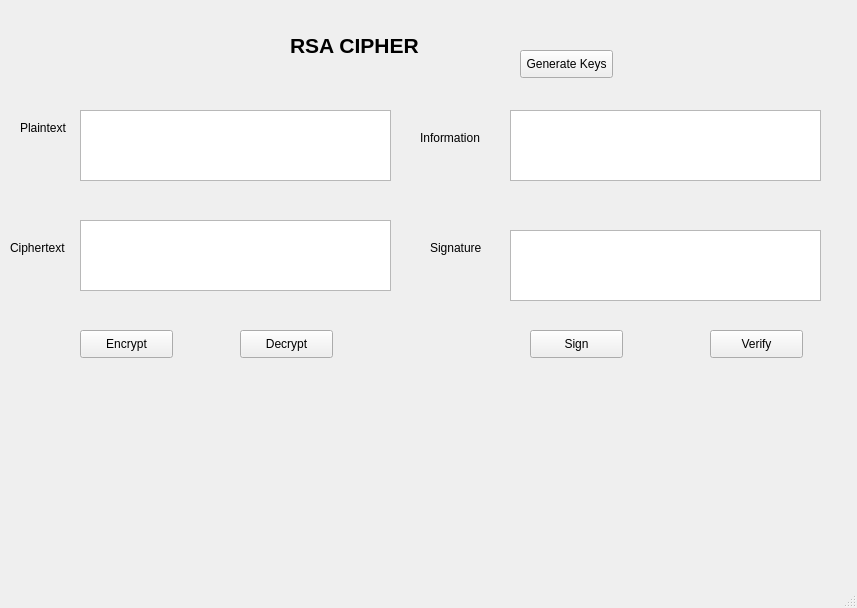
<?xml version="1.0" encoding="UTF-8"?>
<ui version="4.0">
 <class>MainWindow</class>
 <widget class="QMainWindow" name="MainWindow">
  <property name="geometry">
   <rect>
    <x>0</x>
    <y>0</y>
    <width>857</width>
    <height>608</height>
   </rect>
  </property>
  <property name="windowTitle">
   <string>MainWindow</string>
  </property>
  <widget class="QWidget" name="centralwidget">
   <widget class="QLabel" name="label">
    <property name="geometry">
     <rect>
      <x>290</x>
      <y>30</y>
      <width>211</width>
      <height>31</height>
     </rect>
    </property>
    <property name="font">
     <font>
      <pointsize>16</pointsize>
      <weight>75</weight>
      <bold>true</bold>
     </font>
    </property>
    <property name="text">
     <string>RSA CIPHER</string>
    </property>
   </widget>
   <widget class="QLabel" name="label_2">
    <property name="geometry">
     <rect>
      <x>20</x>
      <y>120</y>
      <width>55</width>
      <height>16</height>
     </rect>
    </property>
    <property name="text">
     <string>Plaintext</string>
    </property>
   </widget>
   <widget class="QLabel" name="label_3">
    <property name="geometry">
     <rect>
      <x>10</x>
      <y>240</y>
      <width>55</width>
      <height>16</height>
     </rect>
    </property>
    <property name="text">
     <string>Ciphertext</string>
    </property>
   </widget>
   <widget class="QLabel" name="label_4">
    <property name="geometry">
     <rect>
      <x>420</x>
      <y>130</y>
      <width>71</width>
      <height>16</height>
     </rect>
    </property>
    <property name="text">
     <string>Information </string>
    </property>
   </widget>
   <widget class="QLabel" name="label_5">
    <property name="geometry">
     <rect>
      <x>430</x>
      <y>240</y>
      <width>55</width>
      <height>16</height>
     </rect>
    </property>
    <property name="text">
     <string>Signature</string>
    </property>
   </widget>
   <widget class="QPlainTextEdit" name="txt_plaintext">
    <property name="geometry">
     <rect>
      <x>80</x>
      <y>110</y>
      <width>311</width>
      <height>71</height>
     </rect>
    </property>
   </widget>
   <widget class="QPlainTextEdit" name="txt_ciphertext">
    <property name="geometry">
     <rect>
      <x>80</x>
      <y>220</y>
      <width>311</width>
      <height>71</height>
     </rect>
    </property>
   </widget>
   <widget class="QPlainTextEdit" name="txt_infor">
    <property name="geometry">
     <rect>
      <x>510</x>
      <y>110</y>
      <width>311</width>
      <height>71</height>
     </rect>
    </property>
   </widget>
   <widget class="QPlainTextEdit" name="txt_sign">
    <property name="geometry">
     <rect>
      <x>510</x>
      <y>230</y>
      <width>311</width>
      <height>71</height>
     </rect>
    </property>
   </widget>
   <widget class="QPushButton" name="btn_gen_keys">
    <property name="geometry">
     <rect>
      <x>520</x>
      <y>50</y>
      <width>93</width>
      <height>28</height>
     </rect>
    </property>
    <property name="text">
     <string>Generate Keys</string>
    </property>
   </widget>
   <widget class="QPushButton" name="btn_encrypt">
    <property name="geometry">
     <rect>
      <x>80</x>
      <y>330</y>
      <width>93</width>
      <height>28</height>
     </rect>
    </property>
    <property name="text">
     <string>Encrypt</string>
    </property>
   </widget>
   <widget class="QPushButton" name="btn_decrypt">
    <property name="geometry">
     <rect>
      <x>240</x>
      <y>330</y>
      <width>93</width>
      <height>28</height>
     </rect>
    </property>
    <property name="text">
     <string>Decrypt</string>
    </property>
   </widget>
   <widget class="QPushButton" name="btn_sign">
    <property name="geometry">
     <rect>
      <x>530</x>
      <y>330</y>
      <width>93</width>
      <height>28</height>
     </rect>
    </property>
    <property name="text">
     <string>Sign</string>
    </property>
   </widget>
   <widget class="QPushButton" name="btn_verify">
    <property name="geometry">
     <rect>
      <x>710</x>
      <y>330</y>
      <width>93</width>
      <height>28</height>
     </rect>
    </property>
    <property name="text">
     <string>Verify</string>
    </property>
   </widget>
  </widget>
  <widget class="QMenuBar" name="menubar">
   <property name="geometry">
    <rect>
     <x>0</x>
     <y>0</y>
     <width>857</width>
     <height>26</height>
    </rect>
   </property>
  </widget>
  <widget class="QStatusBar" name="statusbar"/>
 </widget>
 <resources/>
 <connections/>
</ui>
